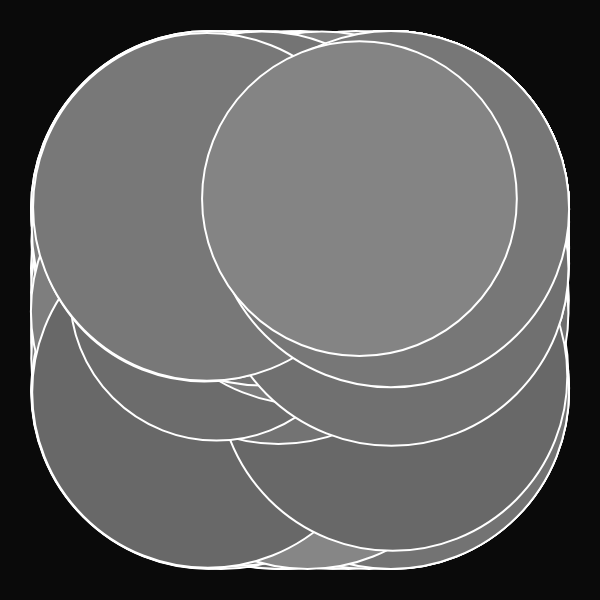
Frame 1 (no input)
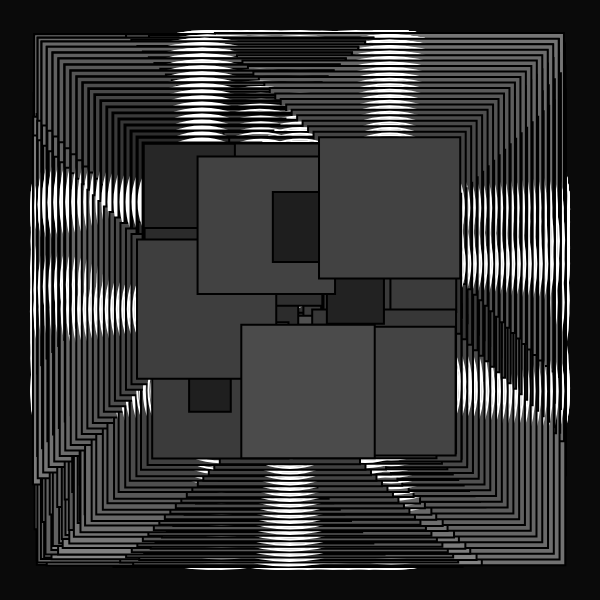
Frame 60 (no input)
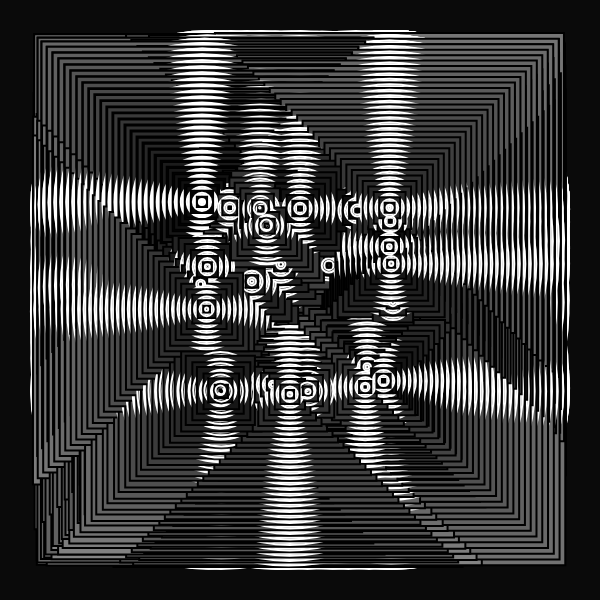
Frame 120 (the mouse pressed at the canvas centre since frame 60)

The p5.js sketch that drew these frames (run headless with seeded random() and noise() and a simulated clock; from frame 60 on, the mouse is pressed at the canvas centre):

// p5.js sketch
// ── sketch.js
//inspo from Fiona 

let moverSystems = [];
let num = 10;
let cells, cols, rows;
let offset, margin;
let cellW, cellH;
let bg;
let graphics;



function setup() {
  w = 600;
  var canvas;
    if(windowWidth>=600 && windowHeight >=600){
      canvas = createCanvas(600, 600);
    }
    else{
      canvas = createCanvas(windowWidth, windowHeight - 100);
    }

  var x = (windowWidth - width) / 2;
  var y = (windowHeight - height) / 2;

  canvas.position(x, y);
  background(0);
  noStroke();

  graphics = createGraphics(width, height);
  graphics.colorMode(HSB, 360, 100, 100, 100);

  cells = 1
  cols = cells;
  rows = cells;
  offset = width / 5;
  margin = offset / 5;
  cellW = (width - offset * 2 - margin * (cols - 1)) / cols;
  cellH = (height - offset * 2 - margin * (rows - 1)) / rows;
  

  for (let j = 0; j < rows; j++) {
    for (let i = 0; i < cols; i++) {
      let x = map(i, 0, cols, offset, width - offset + margin);
      let y = map(j, 0, rows, offset, width - offset + margin);
      let b = new Bound(x, y, cellW, cellH);
      moverSystems.push(new MoverSystem(b, int(random(10, 20))*map(cells,2,7,10,5), cellW/2, cellW/8));
      moverSystems[i].render();
    }
  }
  background(10);
  image(graphics,0,0);

}


function draw(){
  rectMode(CENTER)
  for (let ms of moverSystems) {
    ms.update();
    ms.render();
  }
  if(frameCount >300){
    noLoop();
  }
}

class Mover {
  constructor(x, y, d, c1, c2) {
    this.pos = createVector(x, y);
    this.noiseScale = createVector(200,-500,400);
    this.d = d;
    this.dLife = d/random(100);
    this.maxD = this.d;
    this.c1 = c1;
    this.c2 = c2;
  }
  update() {
    let n = map(noise(this.pos.x / this.noiseScale.x, this.pos.y / this.noiseScale.y), 0, 1, 600, -200);
    let vel = createVector(sin(n), sin(n));
    this.pos.add(vel);
    this.d -= this.dLife;
    this.d = constrain(this.d, 0, this.maxD);
  }
  render() {
    colorMode(RGB);
    let c = lerpColor(color(this.c1), color(this.c2 + 100), this.d/this.maxD);
    let cLine = lerpColor(color(this.c1), color(this.c2), this.d/this.maxD - 100);

    fill(c, 15);
    strokeWeight(2)
    stroke(255)
    if(frameCount%3 == 0){
      stroke(0);
      rect(this.pos.x, this.pos.y, this.d*2, this.d*2);
    }
    else{
      ellipse(this.pos.x, this.pos.y, this.d*2, this.d*2);

    }
  }
}

class MoverSystem {
  constructor(b, n, d, p) {
    this.movers = [];
    this.b = b;
    this.n = n;
    this.d = d;
    this.p = p;
    for (let i = 0; i < this.n; i++) {
      let c1 = random(p);
      let c2 = c1;
      while (c1 == c2) {
        c2 = random(p);
      }
      this.movers.push(new Mover(random(this.b.x, this.b.x + this.b.w), random(this.b.y, this.b.y + this.b.h), this.d, c1, c2));
    }
  }
  update() {
    for (let m of this.movers) {
      m.update();
      this.b.checkBound(m);
    }
  }
  render() {
    for (let m of this.movers) {
      m.render();
    }
  }
}



class Bound {
  constructor(x, y, w, h) {
    this.x = x;
    this.y = y;
    this.w = w;
    this.h = h;
  }
  checkBound(m) {
    if (m.pos.x - m.d / 2 < this.x) m.pos.x = this.x + m.d / 2;
    if (m.pos.x + m.d / 2 > this.x + this.w) m.pos.x = this.x + this.w - m.d / 2;
    if (m.pos.y - m.d / 2 < this.y) m.pos.y = this.y + m.d / 2;
    if (m.pos.y + m.d / 2 > this.y + this.h) m.pos.y = this.y + this.h - m.d / 2;
  }
  render() {
    //noFill();
    ellipse(this.x, this.y, this.w, this.h);
  }
}
